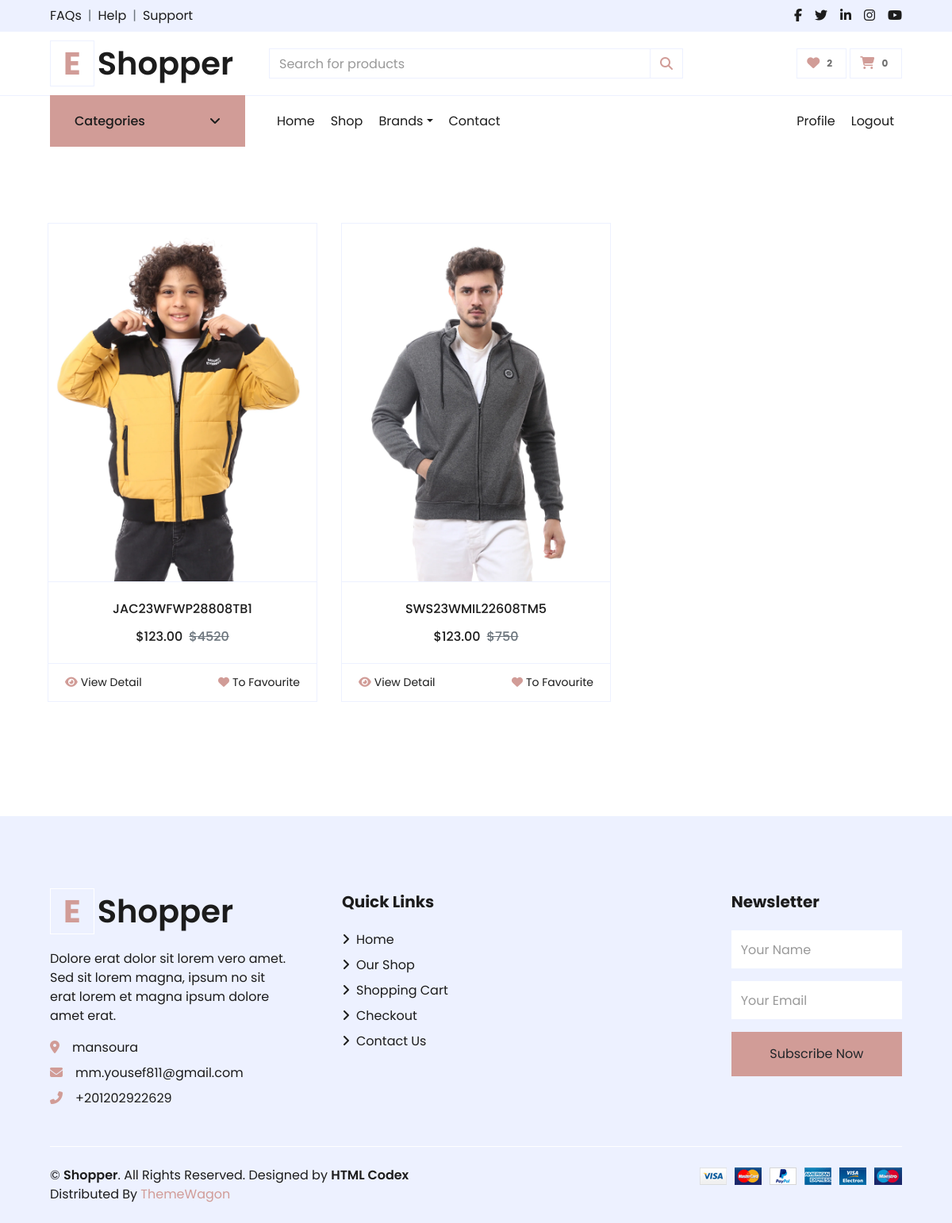
The page /accounts/favourite/ (signed in) on the database its author committed.
### settings/models.py (models this page shows, shortened)
class Settings(models.Model):
    site_name = models.CharField( max_length=50)
    logo = models.ImageField( upload_to='setting/')
    phone = models.CharField( max_length=30)
    email = models.EmailField( max_length=254)
    description = models.TextField(max_length=1000)
    fb_link = models.URLField( max_length=200)
    twitter_link = models.URLField( max_length=200)
    instagram_link = models.URLField( max_length=200)
    address = models.CharField( max_length=50)
    get_in_touch = models.TextField(max_length=1000)

### products/models.py (models this page shows, shortened)
class Product(models.Model):
    name = models.CharField(unique=True, max_length=50)
    image = models.ImageField(upload_to='product/')
    stock = models.IntegerField(default=1)
    price = models.IntegerField(default=0)
    discount = models.IntegerField(default=0)
    description = models.TextField(max_length=10000)
    created_at = models.DateTimeField( default=timezone.now)
    slug = models.SlugField(null=True,blank=True , unique=True)
    views = models.PositiveIntegerField(default=0)
    is_available = models.BooleanField(default=True)
    tags = TaggableManager()
    subcategory = models.ForeignKey("Subcategory",related_name='product_subcategory',null=True,blank=True, on_delete=models.CASCADE)
    PRDBrand = models.ForeignKey('Brand' ,related_name='product_brand', on_delete=models.CASCADE , blank=True, null=True ,verbose_name=_("Brand "))
    like = models.ManyToManyField(User , blank=True,related_name='product_favourite')
    class Meta:
        ordering = ["name"]
    def get_absolute_url(self):
        return reverse("product_detail", args=[self.slug])
    def __str__(self):
        return self.name

### accounts/views.py (the view)
# urls.py: path('favourite/' , views.favourite , name="favourite" ),
def favourite(request):
    products = Product.objects.filter(like=request.user)
    paginator = Paginator(products,6)
    page = request.GET.get('page')
    paged_product = paginator.get_page(page)
    return render(request , 'profile/favourite.html',{'products':paged_product})

### accounts/favourite_context.py (called while the page is built)
def counter(request):
    product_count = 0
    if request.user.is_authenticated:
        if 'admin' in request.path:
            return{}
        else :
            try :
                user_favourites = Product.objects.filter(like=request.user)
                product_count = user_favourites.count()
            except Product.DoesNotExist:
                product_count=0
    return dict(product_count=product_count)

### carts/cart_context.py (called while the page is built)
def cart_count(request):
    cart_counter = 0
    if 'admin' in request.path:
        return{}
    else:
        try:
            cart = Cart.objects.filter(cart_id=_cart_id(request))
            if request.user.is_authenticated:
                cart_items = CartItem.objects.all().filter(user=request.user)
            else:
                cart_items = CartItem.objects.all().filter(cart=cart[:1])
            for cart_item in cart_items:
                cart_counter += cart_item.quantity
        except Cart.DoesNotExist :
            cart_counter = 0
    return dict(cart_counter=cart_counter)

### carts/views.py (called while the page is built)
def _cart_id(request):
    cart = request.session.session_key
    if not cart:
        cart = request.session.create()
    return cart

### products/models.py (called while the page is built)
    def get_url(self):
        return reverse('product_by_subcategory',args=[self.id])

    def get_url(self):
        return reverse('product_by_brand',args=[self.slug])

    def __str__(self):
        return self.BRDName

### products/product_context.py (called while the page is built)
def category_nav(request):
    categories = Category.objects.all()
    brands = Brand.objects.all()
    context = {
        'categories':categories,
        'brands':brands
    }
    return context

### accounts/templates/profile/favourite.html (shortened to what this page needs)
{% extends 'base.html' %}
{% load static %}
{% block body %}
<div class="container py-5">
    <div class="col-lg-12 col-md-12">
        <div class="row pb-3">
            {% if products %}
            {% for product in products %}
            <div class="col-lg-4 col-md-6 col-sm-12 pb-1">
                <div class="card product-item border-0 mb-4">
                    <div class="card-header product-img position-relative overflow-hidden bg-transparent border p-0">
                        <img class="img-fluid w-100" src="{{product.image.url}}" alt="">
                    </div>
                    <div class="card-body border-left border-right text-center p-0 pt-4 pb-3">
                        <h6 class="text-truncate mb-3">{{product}}</h6>
                        <div class="d-flex justify-content-center">
                            <h6>$123.00</h6>
                            <h6 class="text-muted ml-2"><del>${{product.price}}</del></h6>
                        </div>
                    </div>
                    <div class="card-footer d-flex justify-content-between bg-light border">
                        <a href="{{product.get_absolute_url}}" class="btn btn-sm text-dark p-0"><i
                                class="fas fa-eye text-primary mr-1"></i>View Detail</a>
                        {% if request.user in product.like.all %}
                        <a href="{% url 'add_to_favourit' product.id%}" class="btn btn-sm text-dark p-0"><i
                                class="fa-solid fa-heart text-primary mr-1"></i>To Favourite</a>
                        {% else %}
                        <a href="{% url 'add_to_favourit' product.id%}" class="btn btn-sm text-dark p-0"><i
                                class="fa-regular fa-heart text-primary mr-1"></i>To Favourite</a>
                        {% endif %}
                    </div>
                </div>
            </div>
            {% endfor %}
            {% else %}
            <div class="col-12 text-center">
                <h2>Nothing Found , No Favourite Products</h2>
            </div>
            {% endif %}
            <div class="col-12 pb-1">
            </div>
        </div>
    </div>
</div>
{% endblock %}

### templates/base.html (shortened to what this page needs)
{% load static %}
<!DOCTYPE HTML>
<html lang="en">
<head>
    <link href="https://cdnjs.cloudflare.com/ajax/libs/font-awesome/5.10.0/css/all.min.css" rel="stylesheet">
    <link href="{% static 'lib/owlcarousel/assets/owl.carousel.min.css'%}" rel="stylesheet">
    <link href="{% static 'css/style.css'%}" rel="stylesheet">
    <link href="{% static 'css/all.min.css'%}" rel="stylesheet">
</head>
<body>
    <div class="container-fluid">
        <div class="row bg-secondary py-2 px-xl-5">
            <div class="col-lg-6 d-none d-lg-block">
                <div class="d-inline-flex align-items-center">
                    <a class="text-dark" href="{% url 'contact'%}">FAQs</a>
                    <span class="text-muted px-2">|</span>
                    <a class="text-dark" href="{% url 'contact'%}">Help</a>
                    <span class="text-muted px-2">|</span>
                    <a class="text-dark" href="{% url 'contact'%}">Support</a>
                </div>
            </div>
            <div class="col-lg-6 text-center text-lg-right">
                <div class="d-inline-flex align-items-center">
                    <a class="text-dark px-2" href="{{about_site.fb_link}}">
                        <i class="fab fa-facebook-f"></i>
                    </a>
                    <a class="text-dark px-2" href="{{about_site.twitter_link}}">
                        <i class="fab fa-twitter"></i>
                    </a>
                    <a class="text-dark px-2" href="">
                        <i class="fab fa-linkedin-in"></i>
                    </a>
                    <a class="text-dark px-2" href="{{about_site.instagram_link}}">
                        <i class="fab fa-instagram"></i>
                    </a>
                    <a class="text-dark pl-2" href="">
                        <i class="fab fa-youtube"></i>
                    </a>
                </div>
            </div>
        </div>
        <div class="row align-items-center py-3 px-xl-5">
            <div class="col-lg-3 d-none d-lg-block">
                <a href="/" class="text-decoration-none">
                    <h1 class="m-0 display-5 font-weight-semi-bold"><span
                            class="text-primary font-weight-bold border px-3 mr-1">E</span>{{about_site.site_name}}</h1>
                </a>
            </div>
            <div class="col-lg-6 col-6 text-left">
                <form action="{% url 'search'%}">
                    <div class="input-group">
                        <input type="text" name="q" class="form-control" placeholder="Search for products">
                        <div class="input-group-append">
                            <span class="input-group-text bg-transparent text-primary">
                                <i class="fa fa-search"></i>
                            </span>
                        </div>
                    </div>
                </form>
            </div>
            <div class="col-lg-3 col-6 text-right">
                <a href="{% url 'favourite'%}" class="btn border">
                    <i class="fas fa-heart text-primary"></i>
                    <span class="badge">{{product_count}}</span>
                </a>
                <a href="{% url 'cart'%}" class="btn border">
                    <i class="fas fa-shopping-cart text-primary"></i>
                    <span class="badge">{{cart_counter}}</span>
                </a>
            </div>
        </div>
    </div>
    <div class="container-fluid mb-5">
        <div class="row border-top px-xl-5">
            <div class="col-lg-3 d-none d-lg-block">
                <a class="btn shadow-none d-flex align-items-center justify-content-between bg-primary text-white w-100"
                    data-toggle="collapse" href="#navbar-vertical"
                    style="height: 65px; margin-top: -1px; padding: 0 30px;">
                    <h6 class="m-0">Categories</h6>
                    <i class="fa fa-angle-down text-dark"></i>
                </a>
            </div>
            <div class="col-lg-9">
                <nav class="navbar navbar-expand-lg bg-light navbar-light py-3 py-lg-0 px-0">
                    <div class="collapse navbar-collapse justify-content-between" id="navbarCollapse">
                        <div class="navbar-nav mr-auto py-0">
                            <a href="/" class="nav-item nav-link {% if request.path == '/' %}active{% endif %}">Home</a>
                            <a href="{% url 'product_list' %}"
                                class="nav-item nav-link {% if request.path == '/products/' %}active{% endif %} ">Shop</a>
                            <div class="nav-item dropdown">
                                <a href="#"
                                    class="nav-link dropdown-toggle {% if request.path == '/product_by_brand/' %}active{% endif %}"
                                    data-toggle="dropdown">Brands</a>
                            </div>
                            <a href="{% url 'contact'%}"
                                class="nav-item nav-link  {% if request.path == '/contact/' %}active{% endif %}">Contact</a>
                        </div>
                        {% if user.is_authenticated %}
                        <div class="navbar-nav ml-auto py-0">
                            <a href="{% url 'profile'%}" class="nav-item nav-link">Profile</a>
                            <a href="{% url 'logout' %}" class="nav-item nav-link">Logout</a>
                        </div>
                        {% else %}
                        <div class="navbar-nav ml-auto py-0">
                            <a href="{% url 'login' %}" class="nav-item nav-link">Login</a>
                            <a href="{% url 'register' %}" class="nav-item nav-link">Register</a>
                        </div>
                        {% endif %}
                    </div>
                </nav>
            </div>
        </div>
    </div>
    {% block body %}
    {% endblock body %}
    <div class="container-fluid bg-secondary text-dark mt-5 pt-5">
        <div class="row px-xl-5 pt-5">
            <div class="col-lg-4 col-md-12 mb-5 pr-3 pr-xl-5">
                <a href="/" class="text-decoration-none">
                    <h1 class="mb-4 display-5 font-weight-semi-bold"><span
                            class="text-primary font-weight-bold border border-white px-3 mr-1">E</span>{{about_site.site_name}}
                    </h1>
                </a>
                <p>{{about_site.description}}</p>
                <p class="mb-2"><i class="fa fa-map-marker-alt text-primary mr-3"></i>{{about_site.address}}</p>
                <p class="mb-2"><i class="fa fa-envelope text-primary mr-3"></i>{{about_site.email}}</p>
                <p class="mb-0"><i class="fa fa-phone-alt text-primary mr-3"></i>{{about_site.phone}}</p>
            </div>
            <div class="col-lg-8 col-md-12">
                <div class="row">
                    <div class="col-md-8 mb-5">
                        <h5 class="font-weight-bold text-dark mb-4">Quick Links</h5>
                        <div class="d-flex flex-column justify-content-start">
                            <a class="text-dark mb-2" href="/"><i class="fa fa-angle-right mr-2"></i>Home</a>
                            <a class="text-dark mb-2" href="{% url 'product_list'%}"><i class="fa fa-angle-right mr-2"></i>Our
                                Shop</a>
                            <a class="text-dark mb-2" href="{% url 'cart'%}"><i class="fa fa-angle-right mr-2"></i>Shopping
                                Cart</a>
                            <a class="text-dark mb-2" href="#"><i
                                    class="fa fa-angle-right mr-2"></i>Checkout</a>
                            <a class="text-dark" href="{% url 'contact'%}"><i class="fa fa-angle-right mr-2"></i>Contact
                                Us</a>
                        </div>
                    </div>
                    <div class="col-md-4 mb-5">
                        <h5 class="font-weight-bold text-dark mb-4">Newsletter</h5>
                        <form action="">
                            <div class="form-group">
                                <input type="text" class="form-control border-0 py-4" placeholder="Your Name"
                                    required="required" />
                            </div>
                            <div class="form-group">
                                <input type="email" class="form-control border-0 py-4" placeholder="Your Email"
                                    required="required" />
                            </div>
                            <div>
                                <button class="btn btn-primary btn-block border-0 py-3" type="submit">Subscribe
                                    Now</button>
                            </div>
                        </form>
                    </div>
                </div>
            </div>
        </div>
        <div class="row border-top border-light mx-xl-5 py-4">
            <div class="col-md-6 px-xl-0">
                <p class="mb-md-0 text-center text-md-left text-dark">
                    &copy; <a class="text-dark font-weight-semi-bold" href="/">{{about_site.site_name}}</a>. All Rights
                    Reserved.
                    Designed
                    by
                    <a class="text-dark font-weight-semi-bold" href="https://htmlcodex.com">HTML Codex</a><br>
                    Distributed By <a href="https://themewagon.com" target="_blank">ThemeWagon</a>
                </p>
            </div>
            <div class="col-md-6 px-xl-0 text-center text-md-right">
                <img class="img-fluid" src="{% static 'img/payments.png'%}" alt="">
            </div>
        </div>
    </div>
</body>
</html>

### rows shown on the page
Settings: site_name "Shopper", description "Dolore erat dolor sit lorem vero amet. Sed sit lorem magna, ipsum no sit erat lorem et magna ipsum dolore amet erat.", address "mansoura", email "mm.yousef811@gmail.com", phone "+201202922629"
Product: image (picture), name "JAC23WFWP28808TB1", price "4520", shows "To Favourite"
Product: image (picture), name "SWS23WMIL22608TM5", price "750", shows "To Favourite"

### other values the page prints
{{ product_count }} "2"
{{ cart_counter }} "0"
